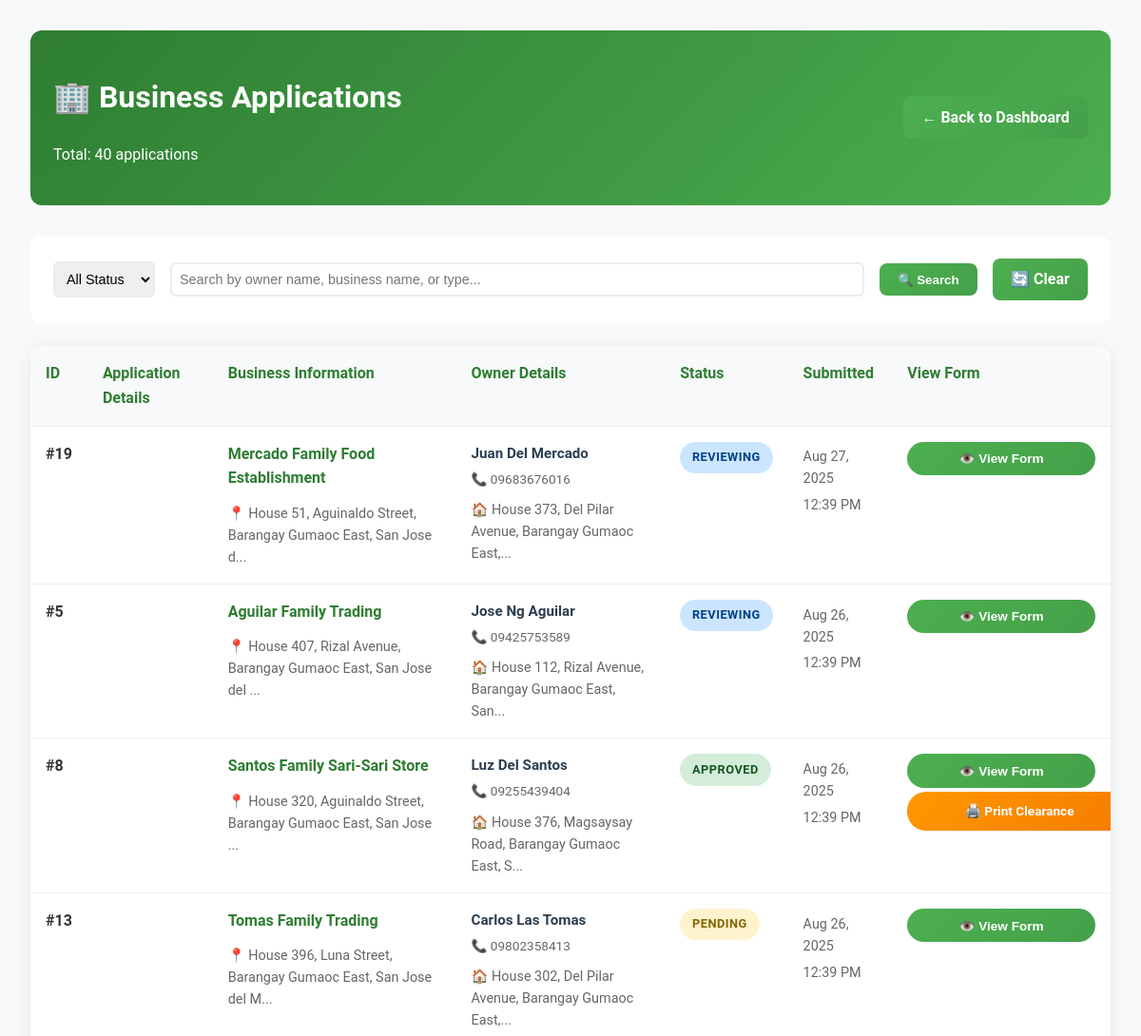
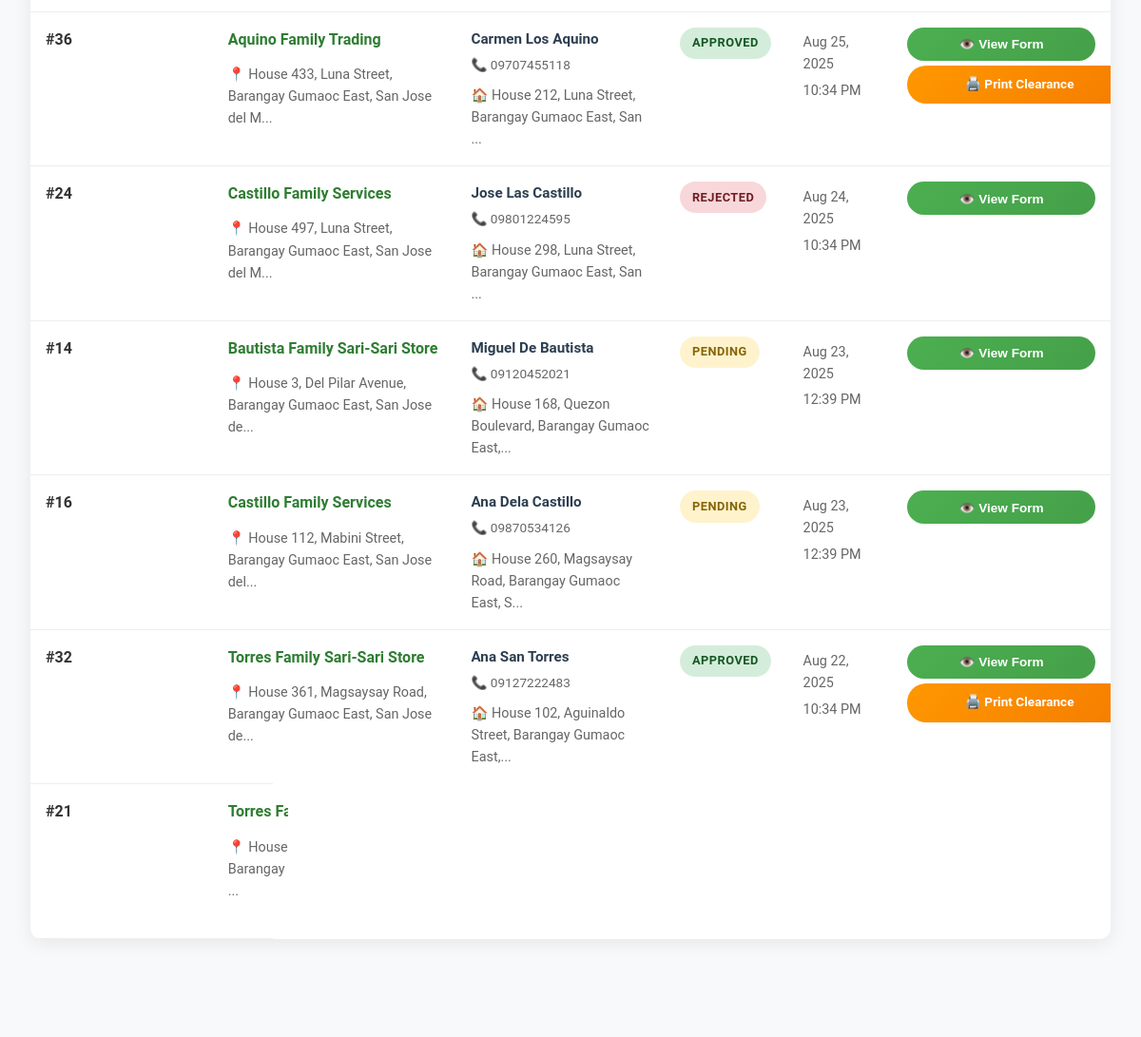
/admin/view-business-applications.php, run on the app's committed database (2 pictures, top to bottom).
### tables this page shows
CREATE TABLE `business_applications` (
  `id` int(11) NOT NULL,
  `user_id` int(11) DEFAULT NULL,
  `reference_no` varchar(50) DEFAULT NULL,
  `application_date` date DEFAULT NULL,
  `first_name` varchar(100) DEFAULT NULL,
  `middle_name` varchar(100) DEFAULT NULL,
  `last_name` varchar(100) DEFAULT NULL,
  `business_location` text DEFAULT NULL,
  `or_number` varchar(100) DEFAULT NULL,
  `ctc_number` varchar(100) DEFAULT NULL,
  `business_name` varchar(255) NOT NULL,
  `business_type` varchar(100) NOT NULL,
  `business_address` varchar(500) NOT NULL,
  `business_description` text DEFAULT NULL,
  `capital_amount` decimal(15,2) DEFAULT NULL,
  `owner_name` varchar(255) NOT NULL,
  `owner_address` text DEFAULT NULL,
  `owner_contact` varchar(20) DEFAULT NULL,
  `contact_number` varchar(20) NOT NULL,
  `years_operation` int(11) NOT NULL,
  `investment_capital` decimal(15,2) NOT NULL,
  `proof_image` varchar(255) DEFAULT NULL COMMENT 'Optional proof image filename for the business application',
  `submitted_at` timestamp NOT NULL DEFAULT current_timestamp(),
  `status` enum('pending','reviewing','approved','rejected') DEFAULT 'pending'
);

### admin/view-business-applications.php (the view, shortened to what this page needs)
<?php
include '../includes/db_connect.php';
$status_filter = $_GET['status'] ?? '';
$search = $_GET['search'] ?? '';
$page = max(1, (int)($_GET['page'] ?? 1));
$per_page = 10;
$offset = ($page - 1) * $per_page;
$where_conditions = [];
$params = [];
$where_clause = $where_conditions ? "WHERE " . implode(" AND ", $where_conditions) : "";
$count_sql = "SELECT COUNT(*) FROM business_applications $where_clause";
$count_stmt = $pdo->prepare($count_sql);
$count_stmt->execute($params);
$total_records = $count_stmt->fetchColumn();
$total_pages = ceil($total_records / $per_page);
$sql = "SELECT * FROM business_applications $where_clause ORDER BY submitted_at DESC LIMIT $per_page OFFSET $offset";
$stmt = $pdo->prepare($sql);
$stmt->execute($params);
$applications = $stmt->fetchAll();
?>
<!DOCTYPE html>
<html lang="en">
<head>
    <link rel="stylesheet" href="../css/styles.css">
</head>
<body>
    <div class="admin-container">
        <div class="admin-header">
            <div>
                <h1>🏢 Business Applications</h1>
                <p>Total: <?php echo $total_records; ?> applications</p>
            </div>
            <a href="dashboard.php" class="admin-btn">← Back to Dashboard</a>
        </div>
        <div class="admin-controls">
            <form method="GET" class="search-form">
                <select name="status" onchange="this.form.submit()">
                    <option value="">All Status</option>
                </select>
                <input type="text" name="search" value="<?php echo htmlspecialchars($search); ?>" placeholder="Search by owner name, business name, or type...">
                <button type="submit" class="admin-btn">🔍 Search</button>
                <a href="view-business-applications.php" class="admin-btn">🔄 Clear</a>
            </form>
        </div>
        <div class="admin-table">
            <table>
                <thead>
                    <tr>
                        <th>ID</th>
                        <th>Application Details</th>
                        <th>Business Information</th>
                        <th>Owner Details</th>
                        <th>Status</th>
                        <th>Submitted</th>
                        <th class="view-column">View Form</th>
                    </tr>
                </thead>
                <tbody>
                    <?php foreach ($applications as $app): ?>
                    <tr>
                        <td>
                            <strong>#<?php echo $app['id']; ?></strong>
                        </td>
                        <td>
                        </td>
                        <td>
                            <div class="business-details">
                                <div class="business-name">
                                    <?php echo htmlspecialchars($app['business_name']); ?>
                                </div>
                                <?php if (!empty($app['business_location'])): ?>
                                    <div class="business-info">
                                        📍 <?php echo htmlspecialchars(substr($app['business_location'], 0, 60)); ?><?php echo strlen($app['business_location']) > 60 ? '...' : ''; ?>
                                    </div>
                                <?php elseif (!empty($app['business_address'])): ?>
                                    <div class="business-info">
                                        📍 <?php echo htmlspecialchars(substr($app['business_address'], 0, 60)); ?><?php echo strlen($app['business_address']) > 60 ? '...' : ''; ?>
                                    </div>
                                <?php endif; ?>
                            </div>
                        </td>
                        <td>
                            <div class="owner-details">
                                <div class="owner-name">
                                    <?php echo htmlspecialchars($app['owner_name']); ?>
                                </div>
                                <?php if (!empty($app['contact_number']) && $app['contact_number'] !== '09000000000'): ?>
                                    <div class="contact-info">
                                        📞 <?php echo htmlspecialchars($app['contact_number']); ?>
                                    </div>
                                <?php endif; ?>
                                <?php if (!empty($app['owner_address'])): ?>
                                    <div class="business-info">
                                        🏠 <?php echo htmlspecialchars(substr($app['owner_address'], 0, 50)); ?><?php echo strlen($app['owner_address']) > 50 ? '...' : ''; ?>
                                    </div>
                                <?php endif; ?>
                            </div>
                        </td>
                        <td>
                            <span class="status-badge status-<?php echo $app['status']; ?>">
                                <?php echo ucfirst($app['status']); ?>
                            </span>
                        </td>
                        <td>
                            <div class="business-info">
                                <?php echo date('M j, Y', strtotime($app['submitted_at'])); ?>
                            </div>
                            <div class="business-info">
                                <?php echo date('g:i A', strtotime($app['submitted_at'])); ?>
                            </div>
                        </td>
                        <td class="view-column">
                            <button onclick="viewFormDetails(<?php echo $app['id']; ?>)" class="view-form-btn">
                                👁️ View Form
                            </button>
                            <?php if ($app['status'] === 'approved'): ?>
                                <a href="generate-business-clearance.php?id=<?php echo $app['id']; ?>" class="print-clearance-btn" target="_blank">
                                    🖨️ Print Clearance
                                </a>
                            <?php endif; ?>
                        </td>
                    </tr>
                    <?php endforeach; ?>
                </tbody>
            </table>
        </div>
        <?php if ($total_pages > 1): ?>
        <div class="pagination">
            <?php for ($i = max(1, $page-2); $i <= min($total_pages, $page+2); $i++): ?>
                <?php if ($i == $page): ?>
                    <span class="current"><?php echo $i; ?></span>
                <?php else: ?>
                    <a href="?page=<?php echo $i; ?>&status=<?php echo $status_filter; ?>&search=<?php echo urlencode($search); ?>"><?php echo $i; ?></a>
                <?php endif; ?>
            <?php endfor; ?>
            <?php if ($page < $total_pages): ?>
                <a href="?page=<?php echo $page+1; ?>&status=<?php echo $status_filter; ?>&search=<?php echo urlencode($search); ?>">Next »</a>
            <?php endif; ?>
        </div>
        <?php endif; ?>
    </div>
</body>
</html>

### css/styles.css (style rules this page uses)
body { font-family: 'Roboto', sans-serif; margin: 0; padding: 0; background-color: #f4f7f9; color: #333; line-height: 1.6; }

### admin/view-business-applications.php (style rules this page uses)
.admin-container { max-width: 1400px; margin: 0 auto; padding: 2rem; background: #f8f9fa; min-height: 100vh; }
.admin-header { background: linear-gradient(135deg, #2e7d32 0%, #4caf50 100%); color: white; padding: 1.5rem; border-radius: 12px; margin-bottom: 2rem; display: flex; justify-content: space-between; align-items: center; }
.admin-controls { background: white; padding: 1.5rem; border-radius: 12px; margin-bottom: 1.5rem; display: flex; gap: 1rem; align-items: center; flex-wrap: wrap; }
.admin-table { background: white; border-radius: 12px; overflow: hidden; box-shadow: 0 4px 20px rgba(0, 0, 0, 0.08); }
.admin-table table { width: 100%; border-collapse: collapse; }
.admin-table th, .admin-table td { padding: 1rem; text-align: left; border-bottom: 1px solid #eee; vertical-align: top; }
.admin-table th { background: #f8f9fa; font-weight: 600; color: #2e7d32; }
.view-form-btn { background: linear-gradient(135deg, #4CAF50, #45a049); color: white; border: none; padding: 0.6rem 1.2rem; border-radius: 20px; cursor: pointer; font-size: 0.85rem; font-weight: 600; transition: all 0.3s ease; display: inline-flex; align-items: center; gap: 0.5rem; text-decoration: none; white-space: nowrap; margin-bottom: 0.3rem; }
.print-clearance-btn { background: linear-gradient(135deg, #ff9800, #f57c00); color: white; border: none; padding: 0.6rem 1.2rem; border-radius: 20px; cursor: pointer; font-size: 0.85rem; font-weight: 600; transition: all 0.3s ease; display: inline-flex; align-items: center; gap: 0.5rem; text-decoration: none; white-space: nowrap; margin-bottom: 0.3rem; }
.view-column { min-width: 160px; }
.view-column .view-form-btn, .view-column .print-clearance-btn { width: 100%; justify-content: center; margin-bottom: 0.3rem; }
.status-badge { padding: 0.4rem 0.8rem; border-radius: 20px; font-size: 0.8rem; font-weight: 600; text-transform: uppercase; letter-spacing: 0.5px; display: inline-block; }
.status-pending { background: #fff3cd; color: #856404; }
.status-reviewing { background: #cce5ff; color: #004085; }
.status-approved { background: #d4edda; color: #155724; }
.status-rejected { background: #f8d7da; color: #721c24; }
.pagination { display: flex; justify-content: center; gap: 0.5rem; margin-top: 2rem; }
.pagination a, .pagination span { padding: 0.5rem 1rem; border: 1px solid #ddd; border-radius: 4px; text-decoration: none; color: #2e7d32; }
.pagination .current { background: #4caf50; color: white; border-color: #4caf50; }
.admin-btn { display: inline-block; padding: 0.6rem 1.2rem; background: linear-gradient(135deg, #4CAF50, #45a049); color: white; text-decoration: none; border-radius: 8px; font-weight: 600; border: none; cursor: pointer; transition: all 0.3s ease; }
.business-info { font-size: 0.9rem; color: #666; margin-top: 0.3rem; }
.owner-details { display: flex; flex-direction: column; gap: 0.3rem; }
.owner-name { font-weight: 600; color: #2c3e50; font-size: 0.95rem; }
.contact-info { display: flex; align-items: center; gap: 0.3rem; font-size: 0.85rem; color: #666; }
.business-details { display: flex; flex-direction: column; gap: 0.2rem; }
.business-name { font-weight: 600; color: #2e7d32; font-size: 1rem; margin-bottom: 0.3rem; }
.view-column { text-align: center; min-width: 120px; }
.search-form { display: flex; gap: 1rem; align-items: center; flex-wrap: wrap; width: 100%; }
.search-form select, .search-form input { padding: 0.5rem; border: 2px solid #e9ecef; border-radius: 6px; font-size: 0.9rem; }
.search-form input[type="text"] { flex: 1; min-width: 250px; }
@media (max-width: 1200px) { .admin-table { overflow-x: auto; } }
@media (max-width: 1200px) { .admin-table table { min-width: 800px; } }

### data on the page
business_applications: id "19", business_name "Mercado Family Food Establishment", business_address "House 51, Aguinaldo Street, Barangay Gumaoc East, San Jose d", owner_name "Juan Del Mercado", contact_number "09683676016", owner_address "House 373, Del Pilar Avenue, Barangay Gumaoc East,", status "REVIEWING", submitted_at "Aug 27, 2025", submitted_at "12:39 PM"
business_applications: id "5", business_name "Aguilar Family Trading", business_address "House 407, Rizal Avenue, Barangay Gumaoc East, San Jose del", owner_name "Jose Ng Aguilar", contact_number "09425753589", owner_address "House 112, Rizal Avenue, Barangay Gumaoc East, San", status "REVIEWING", submitted_at "Aug 26, 2025", submitted_at "12:39 PM"
business_applications: id "8", business_name "Santos Family Sari-Sari Store", business_address "House 320, Aguinaldo Street, Barangay Gumaoc East, San Jose", owner_name "Luz Del Santos", contact_number "09255439404", owner_address "House 376, Magsaysay Road, Barangay Gumaoc East, S", status "APPROVED", submitted_at "Aug 26, 2025", submitted_at "12:39 PM"
business_applications: id "13", business_name "Tomas Family Trading", business_address "House 396, Luna Street, Barangay Gumaoc East, San Jose del M", owner_name "Carlos Las Tomas", contact_number "09802358413", owner_address "House 302, Del Pilar Avenue, Barangay Gumaoc East,", status "PENDING", submitted_at "Aug 26, 2025", submitted_at "12:39 PM"
business_applications: id "36", business_name "Aquino Family Trading", business_address "House 433, Luna Street, Barangay Gumaoc East, San Jose del M", owner_name "Carmen Los Aquino", contact_number "09707455118", owner_address "House 212, Luna Street, Barangay Gumaoc East, San", status "APPROVED", submitted_at "Aug 25, 2025", submitted_at "10:34 PM"
business_applications: id "24", business_name "Castillo Family Services", business_address "House 497, Luna Street, Barangay Gumaoc East, San Jose del M", owner_name "Jose Las Castillo", contact_number "09801224595", owner_address "House 298, Luna Street, Barangay Gumaoc East, San", status "REJECTED", submitted_at "Aug 24, 2025", submitted_at "10:34 PM"
business_applications: id "14", business_name "Bautista Family Sari-Sari Store", business_address "House 3, Del Pilar Avenue, Barangay Gumaoc East, San Jose de", owner_name "Miguel De Bautista", contact_number "09120452021", owner_address "House 168, Quezon Boulevard, Barangay Gumaoc East,", status "PENDING", submitted_at "Aug 23, 2025", submitted_at "12:39 PM"
business_applications: id "16", business_name "Castillo Family Services", business_address "House 112, Mabini Street, Barangay Gumaoc East, San Jose del", owner_name "Ana Dela Castillo", contact_number "09870534126", owner_address "House 260, Magsaysay Road, Barangay Gumaoc East, S", status "PENDING", submitted_at "Aug 23, 2025", submitted_at "12:39 PM"
business_applications: id "32", business_name "Torres Family Sari-Sari Store", business_address "House 361, Magsaysay Road, Barangay Gumaoc East, San Jose de", owner_name "Ana San Torres", contact_number "09127222483", owner_address "House 102, Aguinaldo Street, Barangay Gumaoc East,", status "APPROVED", submitted_at "Aug 22, 2025", submitted_at "10:34 PM"
business_applications: id "21", business_name "Torres Family Services", business_address "House 370, Quezon Boulevard, Barangay Gumaoc East, San Jose"

### other printed values
$total_records "40"
